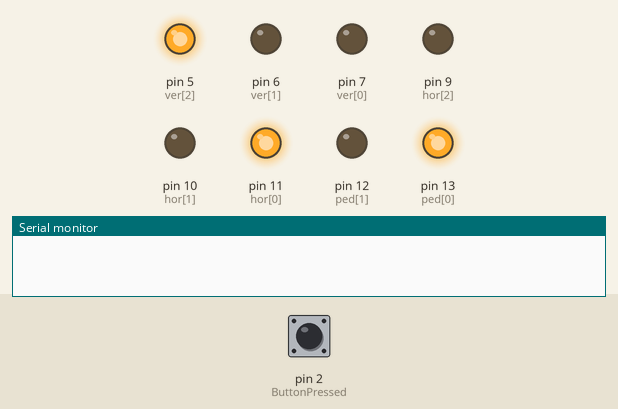
Recording of a sketch running on a simulated Arduino Uno, built with avr-gcc and run on an emulated ATmega328P. On the bench: output pins drawn as LEDs (lit = HIGH), the last lines printed to the serial monitor. The inputs (shaded band) are chosen by the test bench; at power-on: pin 2 (ButtonPressed) LOW.

Above: at 1.2 s.
1.3 s: pin 2 (ButtonPressed) pulled HIGH for 0.15 s
At 2.9 s:
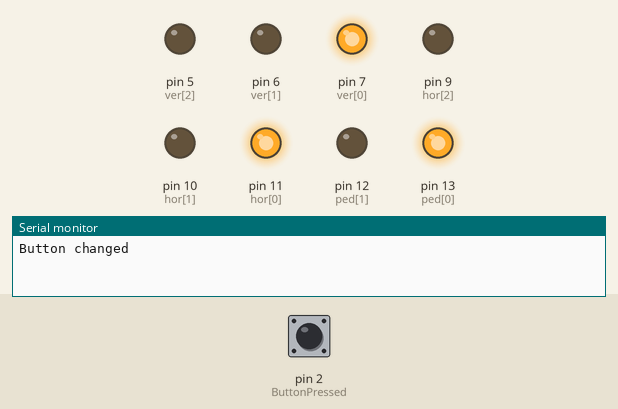
At 4.3 s:
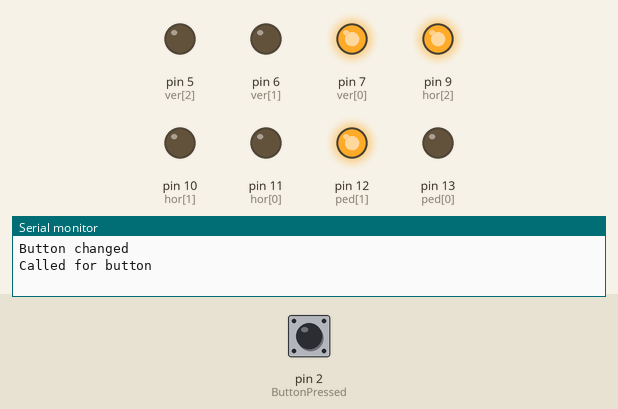
4.4 s: pin 2 (ButtonPressed) driven HIGH
7.4 s: pin 2 (ButtonPressed) pulsed LOW 2 times (0.12 s each, 0.3 s apart)
At 16.31 s:
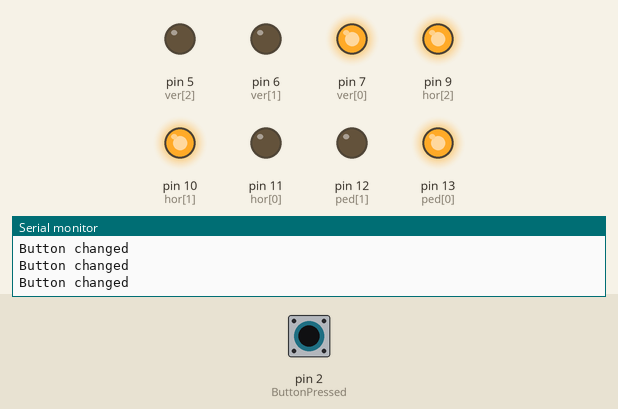
Timing chart, 0 to 17.0 s (numbered marks = the images above; inputs shaded):
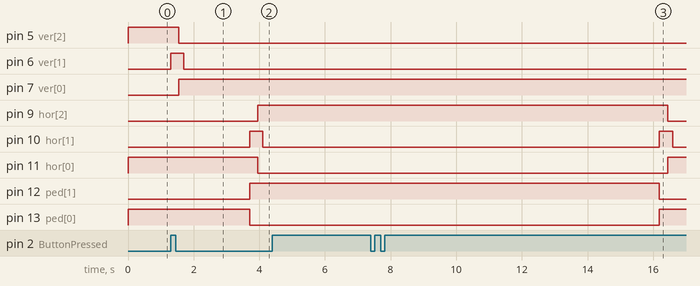

Measured:
- after the input at 1.3 s, pin 5 (ver[2]): HIGH → LOW after 0.25 s; pin 6 (ver[1]): LOW → HIGH at once, → LOW 0.40 s later; pin 7 (ver[0]): LOW → HIGH after 0.25 s; pin 9 (hor[2]): LOW → HIGH after 2.7 s; pin 10 (hor[1]): LOW → HIGH after 2.4 s, → LOW 0.40 s later

The sketch:

Source.ino
```cpp
bool pedState = false; // true = GREEN : false = RED

int timestep = 10;

int lastButtonState;
int trafficTimer = 12000;

int ped[] = {13, 12};
int hor[] = {11, 10, 9};
int ver[] = {7, 6, 5};

bool curStateLR = false; // false -> RED

struct Light
{
  int pin;
  int state = LOW;

  Light(int pinNumber)
  {
    pin = pinNumber;
  }

  void ToggleState()
  {
    if(state == LOW)
      SetState(HIGH);

    else if(state == HIGH)
      SetState(LOW);
  }

  void SetState(int newState)
  {
    if(newState != LOW && newState != HIGH)
    {
      Serial.println("Invalid state!");
      return;
    }
    digitalWrite(pin, newState);
    state = newState;
  }
};

struct PedLightArray
{
  Light* lights[2];

  PedLightArray(int pins[2])
  {
    for(int i = 0; i < 2; i++)
      lights[i] = new Light(pins[i]);

    lights[0]->state = HIGH;
  }

  void ToggleState()
  {
    for(int i = 0; i < 2; i++)
      lights[i]->ToggleState();
  }
};

struct TrafficLightArray
{
  int state = 0; // 0 - R, 1 - RY, 2 - YG, 3 - G, 4 - GY, 5 - YG
  Light* lights[3];

  TrafficLightArray(int pins[3])
  {
    for(int i = 0; i < 3; i++)
      lights[i] = new Light(pins[i]);
  }

  void ToggleState()
  {
    state++;
    if(state > 5)
      state = 0;

    switch(state)
    {
      case 0:
      	FullRed();
      return;
      case 1:
      	RedToYellow();
      return;
      case 2:
      	YellowToGreen();
      return;
      case 3:
      	FullGreen();
      return;
      case 4:
      	YellowToGreen();
      return;
      case 5:
      	RedToYellow();
      return;
      default:
      	Serial.println("Invalid State");
      break;
    }
  }

  void FullRed()
  {
    lights[0]->SetState(HIGH);
    lights[1]->SetState(LOW);
    lights[2]->SetState(LOW);
    state = 0;
  }

  void RedToYellow()
  {
    lights[0]->SetState(HIGH);
    lights[1]->SetState(HIGH);
    lights[2]->SetState(LOW);
  }

  void YellowToGreen()
  {
    lights[0]->SetState(LOW);
    lights[1]->SetState(HIGH);
    lights[2]->SetState(HIGH);
  }

  void FullGreen()
  {
    lights[0]->SetState(LOW);
    lights[1]->SetState(LOW);
    lights[2]->SetState(HIGH);
    state = 3;
  }
};

PedLightArray* pedLR;
TrafficLightArray* LR;
TrafficLightArray* UD;

void setup()
{
  pinMode(ped[0], OUTPUT); // 13 - PED RED
  pinMode(ped[1], OUTPUT); // 12 - PED GREEN

  pinMode(hor[0], OUTPUT); // 11 - MAIN 1 RED
  pinMode(hor[1], OUTPUT); // 10 - MAIN 1 ORANGE
  pinMode(hor[2], OUTPUT); // 9  - MAIN 1 GREEN

  pinMode(ver[0], OUTPUT); // 7 - MAIN 2 RED
  pinMode(ver[1], OUTPUT); // 6 - MAIN 2 ORANGE
  pinMode(ver[2], OUTPUT); // 5 - MAIN 2 GREEN

  pinMode(2, INPUT);
  Serial.begin(9600);
  lastButtonState = LOW;

  pedLR = new PedLightArray(ped);

  pedLR->lights[0]->SetState(HIGH);

  LR = new TrafficLightArray(hor);
  UD = new TrafficLightArray(ver);

  LR->FullRed();
  UD->FullGreen();
}

bool ButtonPressed()
{
  return digitalRead(2) == HIGH;
}

bool ButtonChanged(bool targetState)
{
  if(lastButtonState != targetState && ButtonPressed() == targetState)
  {
    lastButtonState = targetState;
    Serial.println("Button changed");
    return true;
  }
  lastButtonState = !targetState;
  return false;
}

void ToggleTrafficLightState(bool lr)
{
  TrafficLightArray* traffLight = lr ? LR : UD;

  traffLight->ToggleState();

  delay(250);

  traffLight->ToggleState();

  delay(150);

  traffLight->ToggleState();
}

void TogglePedState()
{
  pedLR->ToggleState();
}

void ToggleTrafficState()
{
  if(curStateLR)
    TogglePedState();

  ToggleTrafficLightState(curStateLR);

  delay(2000);

  if(!curStateLR)
    TogglePedState();

  curStateLR = !curStateLR;

  ToggleTrafficLightState(curStateLR);
}

void loop()
{
  int counter = trafficTimer;

  while(counter > 0)
  {
    delay(timestep);
    counter -= timestep;

    if(ButtonChanged(true) && !curStateLR)
    {
      ToggleTrafficState();
      Serial.println("Called for button");
      return;
    }
  }

  ToggleTrafficState();
}
```
